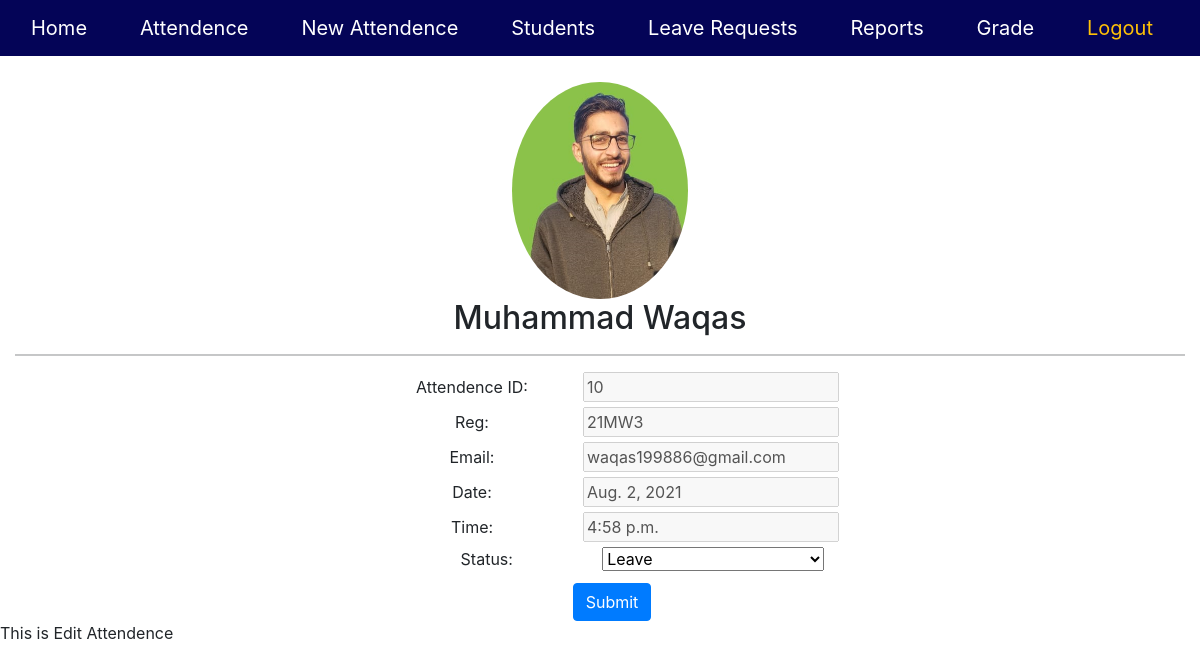
Screenshot of /adminPanel/editAttendence/10 with the database file from the repository.
### UserPanel/models.py (models this page shows, shortened)
class Student(models.Model):
    std_reg=models.CharField(max_length=5,primary_key=True)
    std_name=models.CharField(max_length=150,blank=False)
    std_email=models.EmailField(blank=False)
    std_password=models.CharField(max_length=20)
    std_cnic=models.CharField(max_length=150,unique=True)
    std_image=models.ImageField(upload_to='upload/',blank=False)

class Attendence(models.Model):
    status_option=(('A','Absent'),('P','Present'),('L','Leave'))
    att_id=models.AutoField(primary_key=True)
    std_reg=models.ForeignKey('Student',on_delete = models.CASCADE)
    att_date=models.DateField(auto_now_add=True)
    att_time=models.TimeField(auto_now_add=True)
    att_status=models.CharField(max_length=1,choices=status_option)

### AdminPanel/views.py (the view)
# urls.py: path('editAttendence/<str:att_id>',editAttendence,name='editAttendence'),
def editAttendence(request,att_id):
    att=Attendence.objects.get(att_id=att_id)
    reg=att.std_reg_id
    std=Student.objects.get(std_reg=reg)
    return render(request,'admin/editAttendence.html',{'student':std,'attendence':att})

### templates/admin/editAttendence.html (shortened to what this page needs)
{% extends "admin/admintemp.html" %}
{% load static %}
{% block body%}
    <div class="container-fluid center ">
        <img src="{{ student.std_image.url }}" alt="DP" width="15%" height="15%" class="d-inline-block mt-4 align-text-top rounded-circle">
        <h2>{{student.std_name}}</h2>
        <hr>
        <div class="container ">
            <form action="{% url 'updateAttendence' attendence.att_id %}" method="post">
                <label style="width:20%">Attendence ID:</label><input disabled name="att_id" value="{{attendence.att_id}}"></input><br>
                <label style="width:20%">Reg:</label><input disabled name="reg" value="{{student.std_reg}}"></input><br>
                <label style="width:20%">Email:</label><input disabled value="{{student.std_email}}"></input><br>
                <label style="width:20%">Date:</label><input disabled value="{{attendence.att_date}}"></input><br>
                <label style="width:20%">Time:</label><input disabled value="{{attendence.att_time}}"></input><br>
                <label style="width:20%">Status:</label>
                <select style="width:20%" name="status" value="{{attendence.att_status}}">
                    <option value="{{attendence.att_status}}">{{attendence.att_status}}</option>
                  </select>
                <br>
                <button type="submit" class="btn btn-primary justify-content-end mt-1 ms-4">Submit</button>
            </form>
        </div>
    </div>
    This is Edit Attendence
{% endblock %}

### static/css/admin.css (style rules this page uses)
.center { text-align: center; }

### rows the page displays
Student: std_image (picture), std_name "Muhammad Waqas", reg "21MW3", std_email "waqas199886@gmail.com"
Attendence: att_id "10", att_date "Aug. 2, 2021", att_time "4:58 p.m.", status "Leave"
